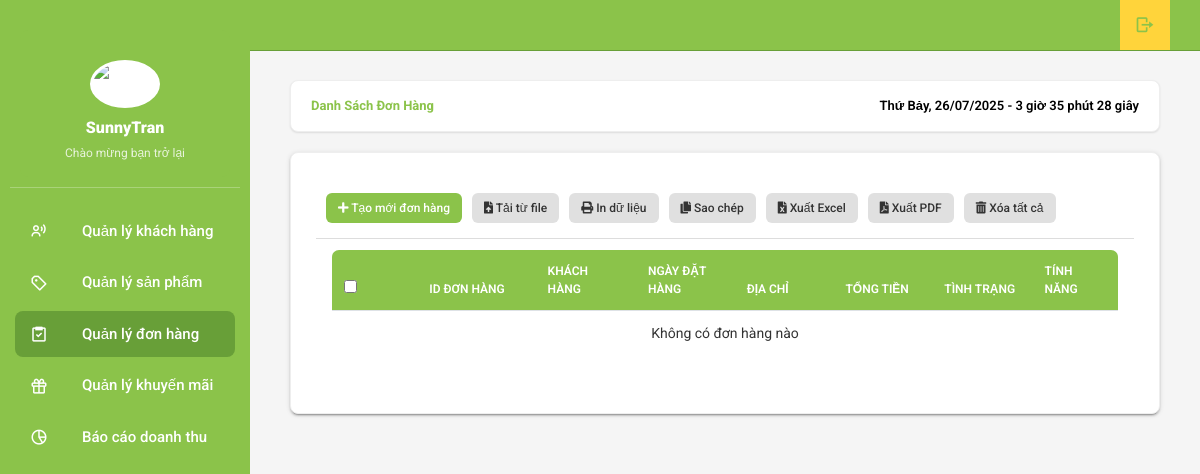
The page /table-data-oder.php (signed in) on the database as committed earlier.
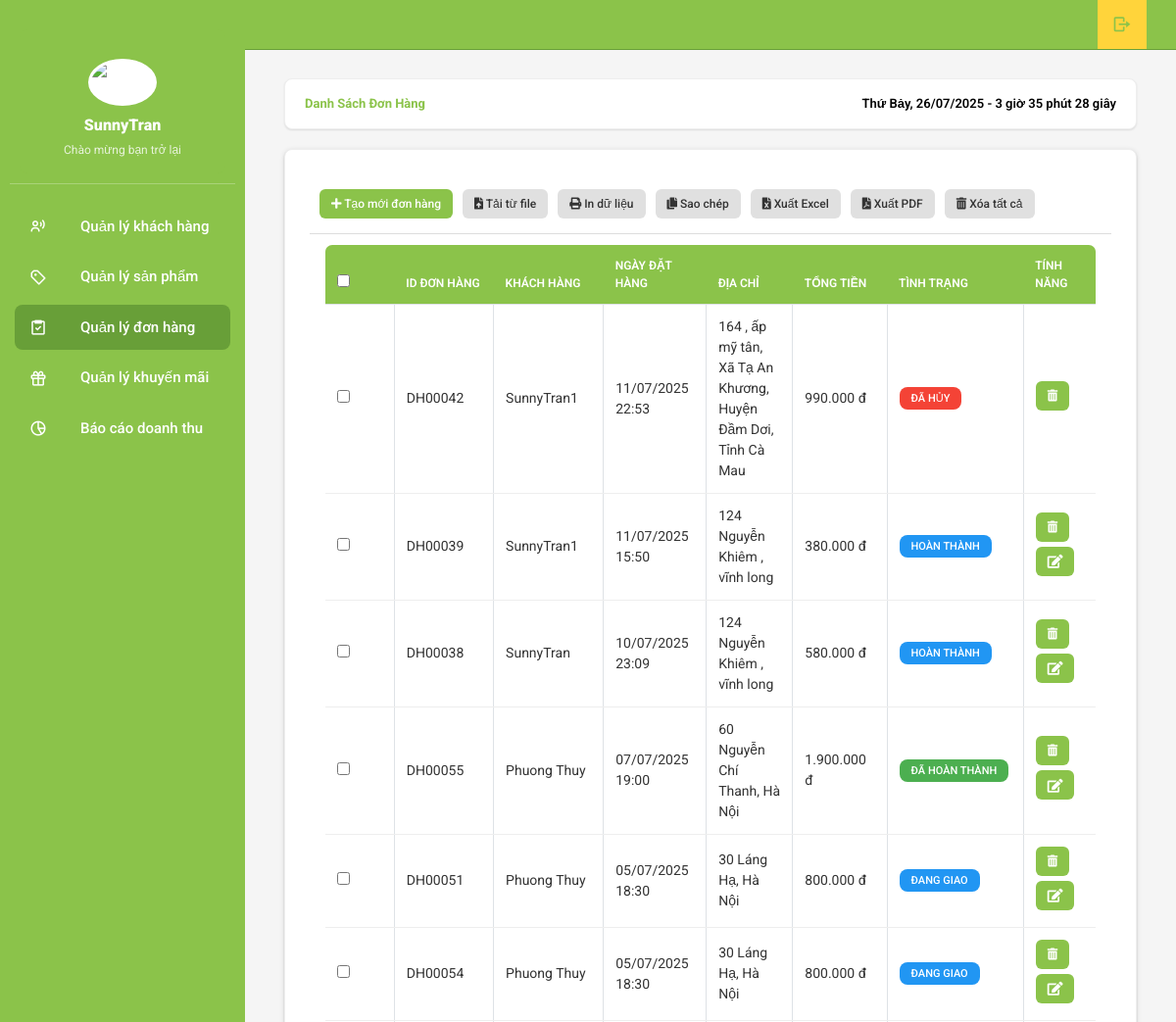
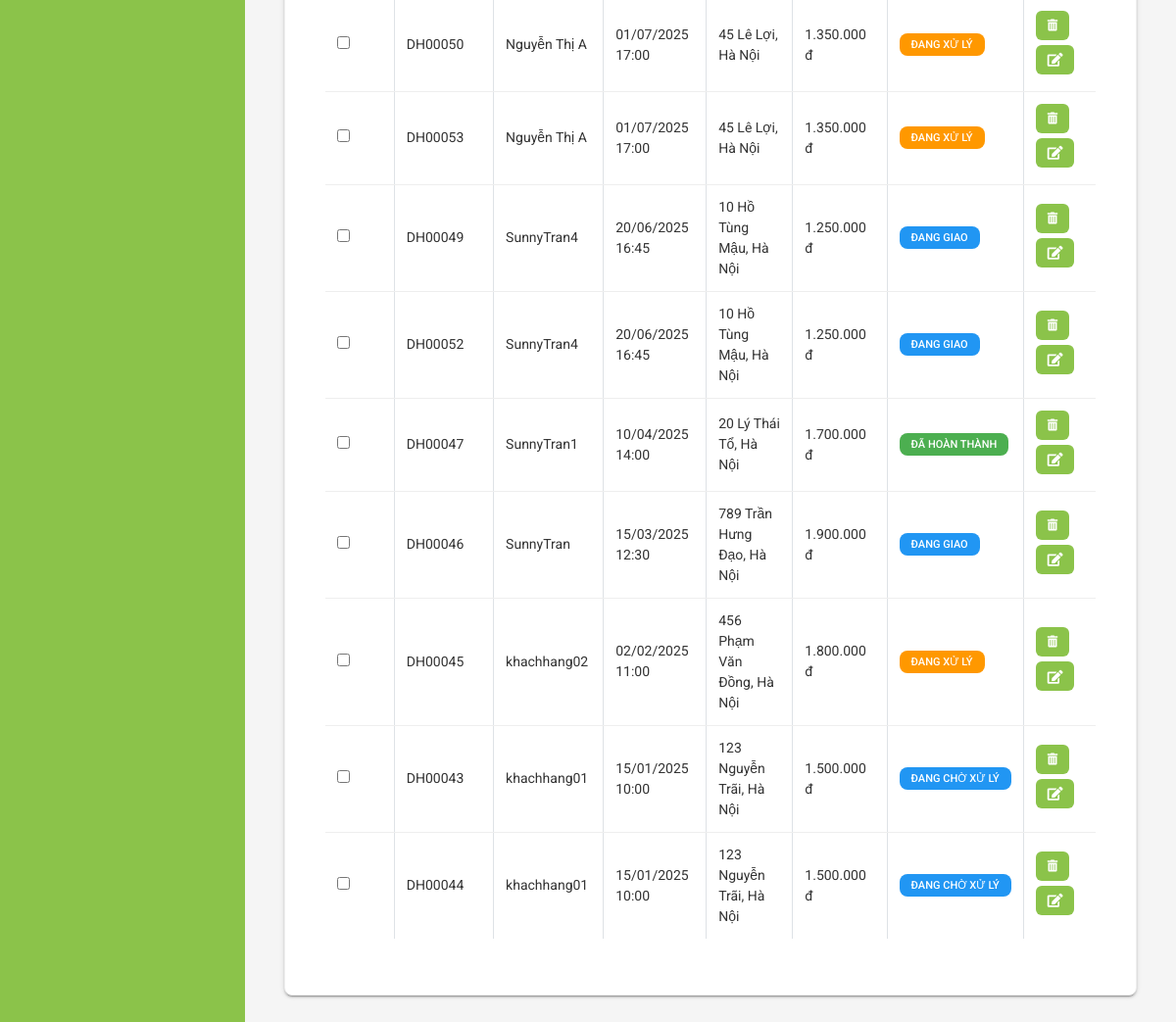
The same page on the database as committed later (2 pictures, top to bottom).
### tables this page shows
CREATE TABLE `donhang` (
  `donhangid` int(11) NOT NULL,
  `manguoidung` int(11) NOT NULL,
  `ten_nguoi_dat` varchar(100) NOT NULL,
  `ngaydat` datetime DEFAULT current_timestamp(),
  `trangthai` varchar(50) NOT NULL,
  `tongtien` decimal(10,2) NOT NULL,
  `diachigiao` text NOT NULL,
  `sdt` varchar(15) NOT NULL,
  `phuongthuctt` varchar(50) NOT NULL
);

CREATE TABLE `nguoi_dung` (
  `id` int(11) NOT NULL,
  `ten_dang_nhap` varchar(255) NOT NULL,
  `email` varchar(255) NOT NULL,
  `sdt` varchar(15) NOT NULL,
  `mat_khau` varchar(255) NOT NULL,
  `ngay_tao` datetime DEFAULT current_timestamp(),
  `loai` int(11) NOT NULL
);

### table-data-oder.php (the view, shortened to what the changed rows need)
<?php
require_once 'connect.php';
$sql = "SELECT d.donhangid, n.ten_dang_nhap, d.ngaydat, d.diachigiao,
        (SELECT SUM(soluong) FROM chitietdonhang WHERE madonhang = d.donhangid) as total_quantity,
        d.tongtien, d.trangthai
        FROM donhang d
        JOIN nguoi_dung n ON d.manguoidung = n.id
        ORDER BY d.ngaydat DESC";
$result = $conn->query($sql);
?>
<!DOCTYPE html>
<html lang="en">
<head>
        <link rel="stylesheet" type="text/css" href="css/main.css">
        <link rel="stylesheet" type="text/css" href="css/admin-custom.css">
        <link rel="stylesheet" href="https://cdn.jsdelivr.net/npm/boxicons@latest/css/boxicons.min.css">
        <link rel="stylesheet" href="https://unpkg.com/boxicons@latest/css/boxicons.min.css">
        <link rel="stylesheet" type="text/css"
          href="https://maxcdn.bootstrapcdn.com/font-awesome/4.7.0/css/font-awesome.min.css">
        <link rel="stylesheet" href="https://use.fontawesome.com/releases/v5.8.2/css/all.css">
        <link rel="stylesheet" href="https://cdnjs.cloudflare.com/ajax/libs/jquery-confirm/3.3.2/jquery-confirm.min.css">
</head>
<body onload="time()" class="app sidebar-mini rtl">
    <main class="app-content">
      <div class="row">
        <div class="col-md-12">
          <div class="tile">
            <div class="tile-body">
              <table class="table table-hover table-bordered" id="sampleTable">
                <thead>
                  <tr>
                    <th width="10"><input type="checkbox" id="selectAll"></th>
                    <th>ID đơn hàng</th>
                    <th>Khách hàng</th>
                    <th>Ngày đặt hàng</th>
                    <th>Địa chỉ</th>
                    <th>Tổng tiền</th>
                    <th>Tình trạng</th>
                    <th>Tính năng</th>
                  </tr>
                </thead>
                <tbody>
                    <?php
                    if ($result->num_rows > 0) {
                        while($row = $result->fetch_assoc()) {
                            $status_badge = '';
                            switch($row['trangthai']) {
                                case 'Đã hủy':
                                    $status_badge = 'bg-danger';
                                    break;
                                case 'Đang xử lý':
                                    $status_badge = 'bg-warning';
                                    break;
                                case 'Đã hoàn thành':
                                    $status_badge = 'bg-success';
                                    break;
                                default:
                                    $status_badge = 'bg-info';
                            }
                    ?>
                            <tr>
                                <td width="10"><input type="checkbox" name="check<?php echo $row['donhangid']; ?>" value="<?php echo $row['donhangid']; ?>"></td>
                                <td>DH<?php echo str_pad($row['donhangid'], 5, '0', STR_PAD_LEFT); ?></td>
                                <td><?php echo htmlspecialchars($row['ten_dang_nhap']); ?></td>
                                <td><?php echo date('d/m/Y H:i', strtotime($row['ngaydat'])); ?></td>
                                <td><?php echo htmlspecialchars($row['diachigiao']); ?></td>
                                <td><?php echo number_format($row['tongtien'], 0, ',', '.') . ' đ'; ?></td>
                                <td><span class="badge <?php echo $status_badge; ?>"><?php echo $row['trangthai']; ?></span></td>
                                <td>
                                    <button class="btn btn-primary btn-sm trash" type="button" title="Xóa"
                                            data-id="<?php echo $row['donhangid']; ?>">
                                        <i class="fas fa-trash-alt"></i>
                                    </button>
                                    <?php if($row['trangthai'] != 'Đã hủy'): ?>
                                    <button class="btn btn-primary btn-sm edit" type="button" title="Sửa"
                                            onclick="window.location.href='form-edit-don-hang.php?id=<?php echo $row['donhangid']; ?>'">
                                        <i class="fa fa-edit"></i>
                                    </button>
                                    <?php endif; ?>
                                </td>
                            </tr>
                    <?php
                        }
                    } else {
                        echo "<tr><td colspan='8' class='text-center'>Không có đơn hàng nào</td></tr>";
                    }
                    ?>
                </tbody>
              </table>
            </div>
          </div>
        </div>
      </div>
    </main>
</body>
</html>

Rows that differ between the two databases and show on the page:
added donhang: donhangid "00042", manguoidung.ten_dang_nhap "SunnyTran1", ngaydat "11/07/2025 22:53", diachigiao "164 , ấp mỹ tân, Xã Tạ An Khương, Huyện Đầm Dơi, Tỉnh Cà Mau", tongtien "990.000", trangthai "ĐÃ HỦY"
added donhang: donhangid "00039", manguoidung.ten_dang_nhap "SunnyTran1", ngaydat "11/07/2025 15:50", diachigiao "124 Nguyễn Khiêm , vĩnh long", tongtien "380.000", trangthai "HOÀN THÀNH"
added donhang: donhangid "00038", manguoidung.ten_dang_nhap "SunnyTran", ngaydat "10/07/2025 23:09", diachigiao "124 Nguyễn Khiêm , vĩnh long", tongtien "580.000", trangthai "HOÀN THÀNH"
added donhang: donhangid "00055", manguoidung.ten_dang_nhap "Phuong Thuy", ngaydat "07/07/2025 19:00", diachigiao "60 Nguyễn Chí Thanh, Hà Nội", tongtien "1.900.000", trangthai "ĐÃ HOÀN THÀNH"
added donhang: donhangid "00051", manguoidung.ten_dang_nhap "Phuong Thuy", ngaydat "05/07/2025 18:30", diachigiao "30 Láng Hạ, Hà Nội", tongtien "800.000", trangthai "ĐANG GIAO"
added donhang: donhangid "00054", manguoidung.ten_dang_nhap "Phuong Thuy", ngaydat "05/07/2025 18:30", diachigiao "30 Láng Hạ, Hà Nội", tongtien "800.000", trangthai "ĐANG GIAO"
added donhang: donhangid "00050", manguoidung.ten_dang_nhap "Nguyễn Thị A", ngaydat "01/07/2025 17:00", diachigiao "45 Lê Lợi, Hà Nội", tongtien "1.350.000", trangthai "ĐANG XỬ LÝ"
added donhang: donhangid "00053", manguoidung.ten_dang_nhap "Nguyễn Thị A", ngaydat "01/07/2025 17:00", diachigiao "45 Lê Lợi, Hà Nội", tongtien "1.350.000", trangthai "ĐANG XỬ LÝ"
added donhang: donhangid "00049", manguoidung.ten_dang_nhap "SunnyTran4", ngaydat "20/06/2025 16:45", diachigiao "10 Hồ Tùng Mậu, Hà Nội", tongtien "1.250.000", trangthai "ĐANG GIAO"
added donhang: donhangid "00052", manguoidung.ten_dang_nhap "SunnyTran4", ngaydat "20/06/2025 16:45", diachigiao "10 Hồ Tùng Mậu, Hà Nội", tongtien "1.250.000", trangthai "ĐANG GIAO"
added donhang: donhangid "00047", manguoidung.ten_dang_nhap "SunnyTran1", ngaydat "10/04/2025 14:00", diachigiao "20 Lý Thái Tổ, Hà Nội", tongtien "1.700.000", trangthai "ĐÃ HOÀN THÀNH"
added donhang: donhangid "00046", manguoidung.ten_dang_nhap "SunnyTran", ngaydat "15/03/2025 12:30", diachigiao "789 Trần Hưng Đạo, Hà Nội", tongtien "1.900.000", trangthai "ĐANG GIAO"
added donhang: donhangid "00045", manguoidung.ten_dang_nhap "khachhang02", ngaydat "02/02/2025 11:00", diachigiao "456 Phạm Văn Đồng, Hà Nội", tongtien "1.800.000", trangthai "ĐANG XỬ LÝ"
added donhang: donhangid "00043", manguoidung.ten_dang_nhap "khachhang01", ngaydat "15/01/2025 10:00", diachigiao "123 Nguyễn Trãi, Hà Nội", tongtien "1.500.000", trangthai "ĐANG CHỜ XỬ LÝ"
added donhang: donhangid "00044", manguoidung.ten_dang_nhap "khachhang01", ngaydat "15/01/2025 10:00", diachigiao "123 Nguyễn Trãi, Hà Nội", tongtien "1.500.000", trangthai "ĐANG CHỜ XỬ LÝ"
Other text that changed with them:
text no longer shown: "Không có đơn hàng nào"
